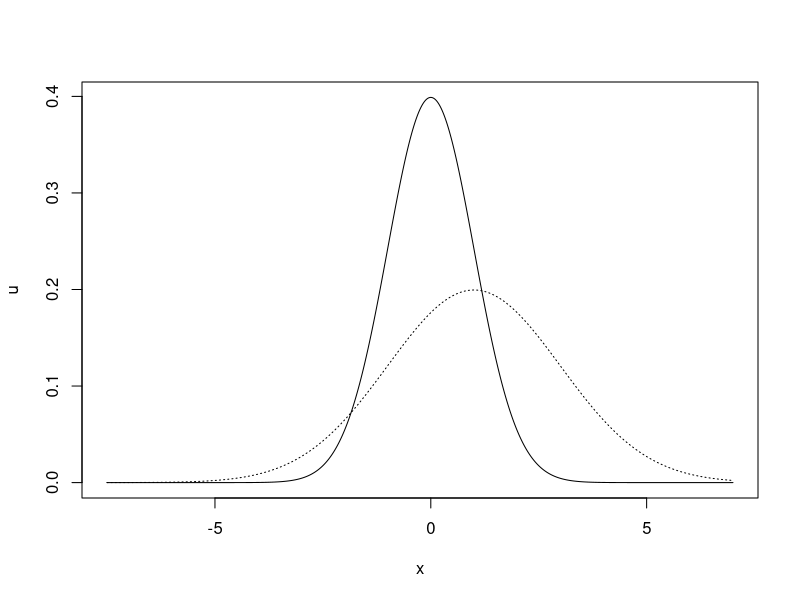
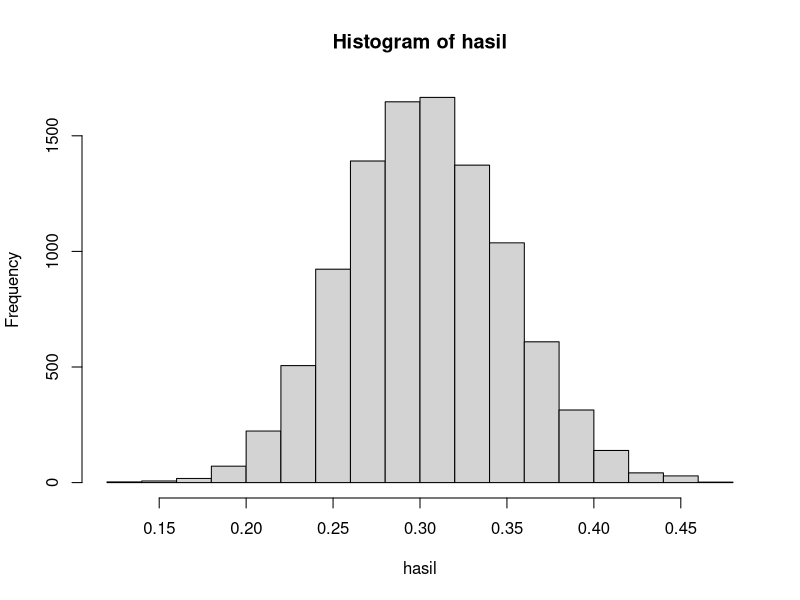
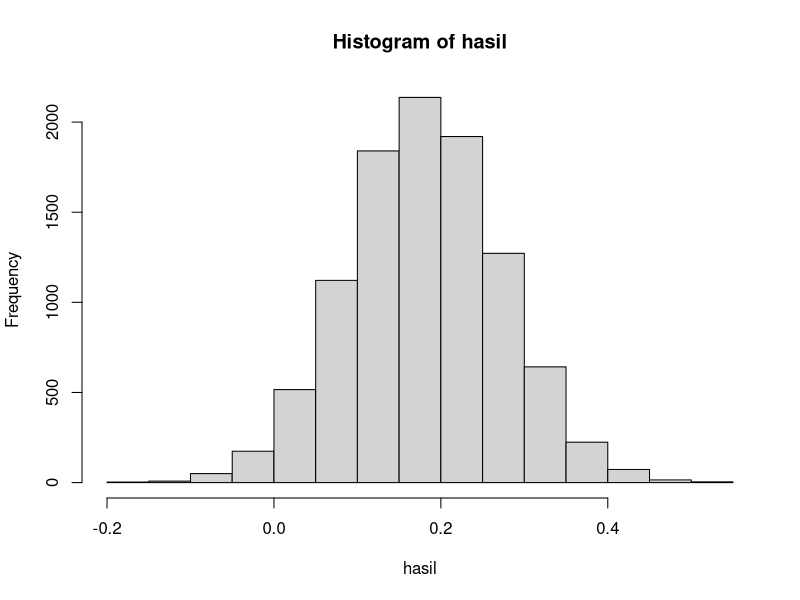
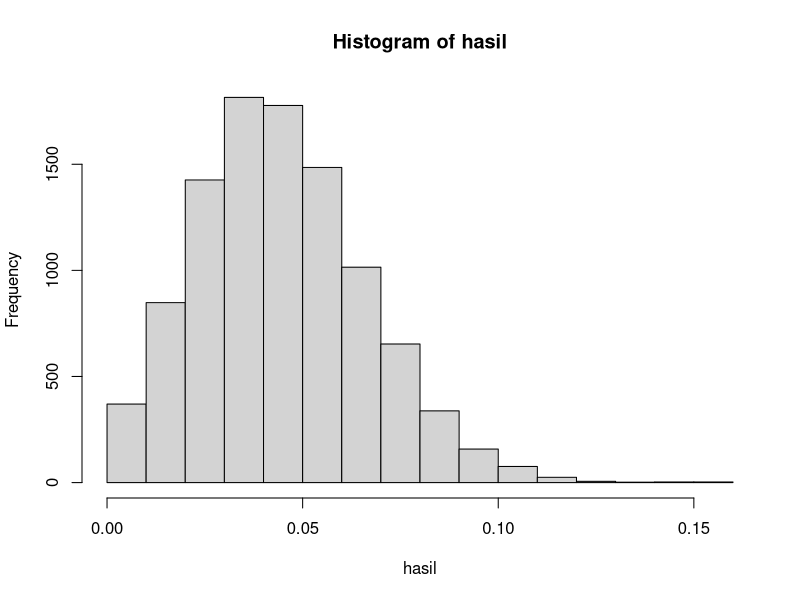
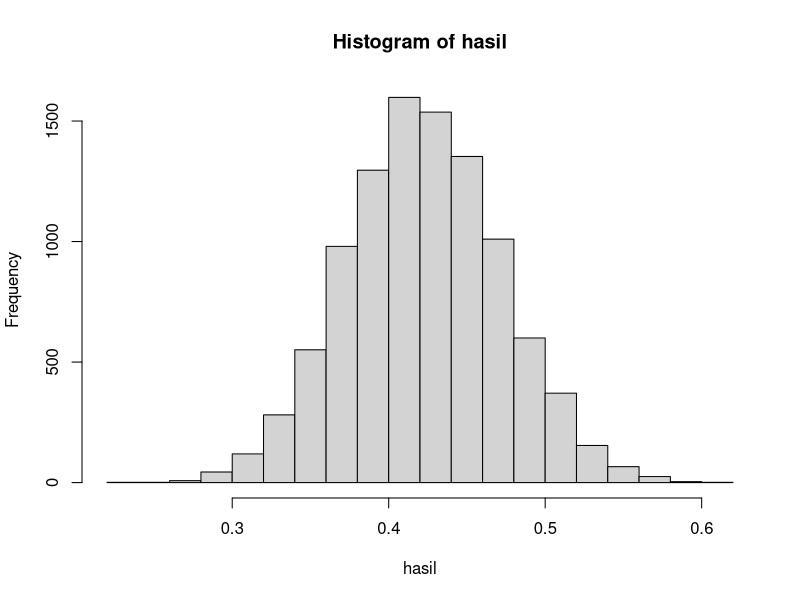
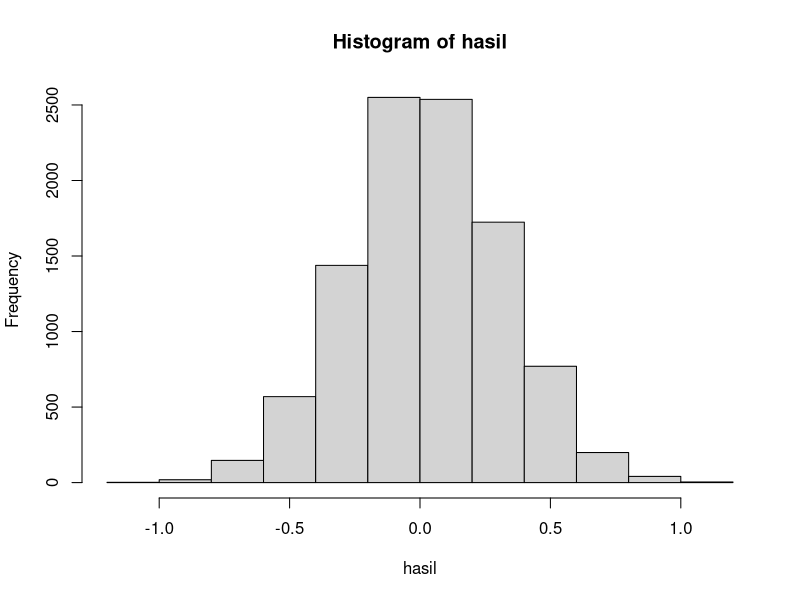
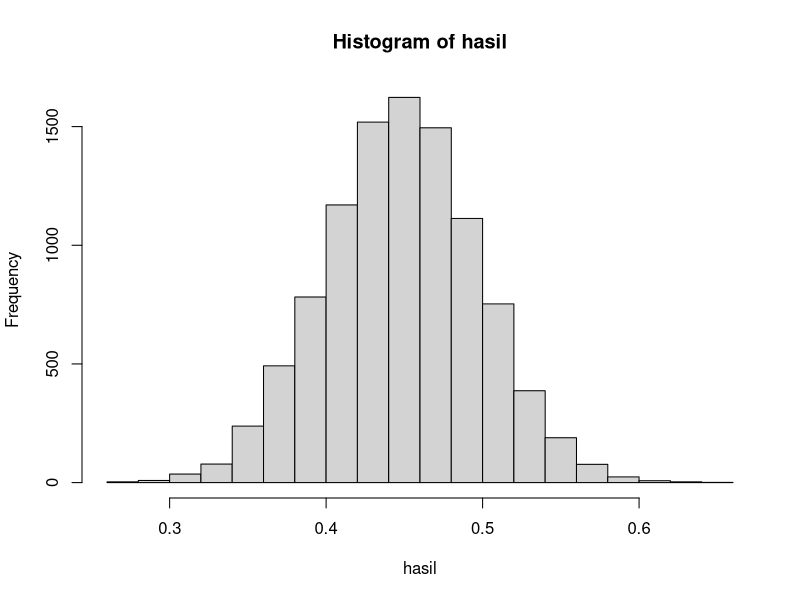
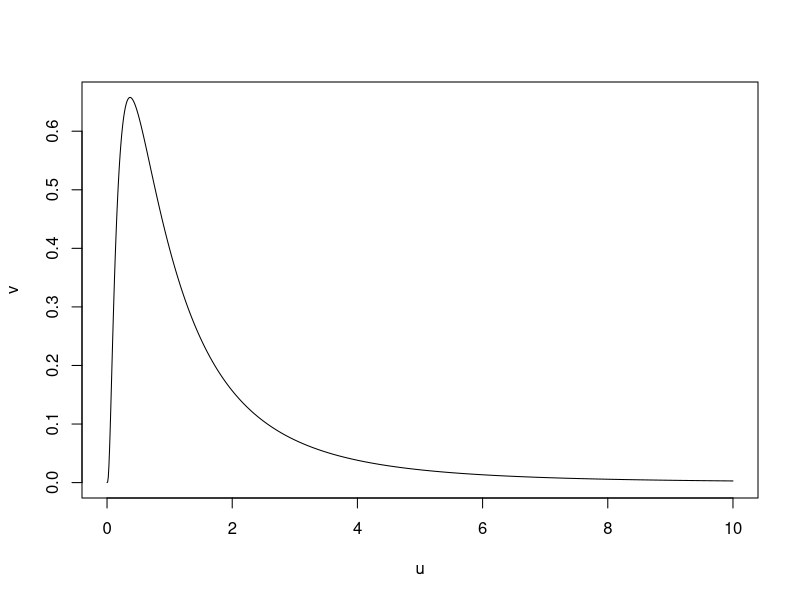

These charts were generated, in order, by the following R code:
#PETUNJUK PRAKTIKUM UNIVARIATE DISTRIBUTION

#Figure I.3.11

x = seq(-7.5, 7, by=0.01)
u = dnorm(x)
v = dnorm(x,1,2)
plot(x,u,type="l")
lines(x,v,lty=3)

dnorm(0)
#[1] 0.3989423 # titik puncak distribusi N(0,1) adalah (0, dnorm(0))
dnorm(1,1,2)
#[1] 0.1994711 # titik puncak distribusi N(1,4) adalah (1, dnorm(1,1,2))
1/sqrt(2*pi)
#[1] 0.3989423
1/sqrt(8*pi)
#[1] 0.1994711

#membuat simulasi data berdasarkan informasi Example I.3.5

simulasi = function(n,B)
{
  has = numeric(B)
  for (i in 1:B)
  {
    x = rnorm(n,0.1,0.2)
    has[i] = sum(x<0)/n
  }
  has
}

hasil = simulasi(100, 10000)
hist(hasil)
summary(hasil)

#Example

qnorm(0.95)
pnorm(1.6449)
qnorm(0.01)
pnorm(-2.3263)
pnorm(3,1,2)
pnorm(-2,1,3)

#membuat simulasi data berdasarkan informasi Example I.3.6

simulasi = function(n)
{
  x = rnorm(n,0.24, 0.2)
  y = rnorm(n,0.16, 0.1)
  has = 0.25*x + 0.75*y
  has
}

hasil = simulasi(10000)
hist(hasil)
summary(hasil)

#Probabilitas mempunyai return negatif #Example I.3.6

simulasi = function(n,B)
{
  
  has = numeric(B)
  for (i in 1:B)
  {
    R = rnorm(n, 0.18, 0.109) 
    has[i] = sum(R<0)/n
  }
  has
}

hasil = simulasi(100, 10000)
hist(hasil)
summary(hasil)

#Probabilitas mempunyai return lebih dari 20 %

simulasi = function(n,B)
{
  
  has = numeric(B)
  for (i in 1:B)
  {
    R = rnorm(n, 0.18, 0.109) 
    has[i] = sum(R>0.2)/n
  }
  has
}

hasil = simulasi(100, 10000)
hist(hasil)
summary(hasil)

#membuat simulasi data berdasarkan informasi Example I.3.7

simulasi = function(n)
{
  x = rnorm(n,0.1, 0.25)
  y = rnorm(n,0.08, 0.15)
  has = x-y
  has
}

hasil = simulasi(10000)
hist(hasil)
summary(hasil)


simulasi = function(n,B)
{
  
  has = numeric(B)
  for (i in 1:B)
  {
    R = rnorm(n, 0.02, 0.1696) 
    has[i] = sum(R<0)/n
  }
  has
}

hasil = simulasi(100, 10000)
hist(hasil)
summary(hasil)


#LOG NORMAL DISTRIBUTION

u = seq(0,10,by=0.01)
v = dlnorm(u)
plot(u,v,type="l")
w = rlnorm(1000)
summary(w)

simulasi = function(n, B)
{
  has = numeric(B)
  for (i in 1:B)
  {
    has[i] = mean(rlnorm(n))
  }
  has
}

hasil = simulasi(100,10000)
hist(hasil)
summary(hasil)

simulasi = function(n, B)
{
  has = numeric(B)
  for (i in 1:B)
  {
    has[i] = var(rlnorm(n))
  }
  has
}

hasil = simulasi(100,10000)
hist(hasil)
summary(hasil)

#normal mixture

p = 0.3
normal.mixture = function(B, p)
{
  has = numeric(B)
  for (i in 1:B)
  {
    x = rnorm(B)
    y = rnorm(B, 0, 2)
    u = runif(B)
    if (u[i] < p) has[i] = x[i] else has[i] = y[i]
  }
  has
}

hasil = normal.mixture(10000, p)
hist(hasil)
summary(hasil)
sd(hasil)

p = 0.3
normal.mixture = function(B, p)
{
  x = rnorm(B)
  y = rnorm(B, 0, 2)
  u = runif(B)
  has = x
  v = which(u>0.3)
  has[v] = y[v]
  has
}

hasil1 = normal.mixture(10000, p)
hist(hasil1)
summary(hasil1)
summary(hasil)
sd(hasil)
sd(hasil1)

#Example I.3.8

p = 0.5
normal.mixture = function(B, p)
{
  x = rnorm(B, 0, 3)
  y = rnorm(B, 0, 4)
  u = runif(B)
  has = x
  v = which(u>p)
  has[v] = y[v]
  has
}

hasil1 = normal.mixture(10000, p)
hist(hasil1)
summary(hasil1)
var(hasil1)

#Figure I.3.13

u = seq(-7, 7, by = 0.01)
x = dnorm(u)
y = dnorm(u, 0, 2)
v = 0.3*dnorm(u) + 0.7*dnorm(u,0, 2)
plot(u,x,type="l")
lines(u, y, lty=2)
lines(u,v,lty=3)

#Example I.3.9

normal.mixture = function(B, p)
{
  x = rnorm(B, 0, 0.04)
  y = rnorm(B, 0, 0.03)
  u = runif(B)
  has = x
  v = which(u>p)
  has[v] = y[v]
  has
}

B = 10000
p = 0.5
hasil1 = normal.mixture(B, p)
hist(hasil1)
summary(hasil1)



peluang = sum(hasil1 < -0.1)/B
peluang

normal.mixture2 = function(B, p)
{
  has = numeric(B)
  for (i in 1:B)
  {
    x = rnorm(B, 1, 4)
    y = rnorm(B, -2, 3)
    u = runif(B)
    if (u[i] < p) has[i] = x[i] else has[i] = y[i]
  }
  has
}

B = 10000
p = 0.25
hasil2 = normal.mixture2(B, p)
hist(hasil2)
summary(hasil2)
peluang2 = sum(hasil2< -1)/B
peluang2


normal.mixture = function(B, p)
{
  x = rnorm(B, 1, 4)
  y = rnorm(B, -2, 3)
  u = runif(B)
  has = x
  v = which(u>p)
  has[v] = y[v]
  has
}

B = 20000
p = 0.25
hasil1 = normal.mixture(B, p)
hist(hasil1)
summary(hasil1)
peluang2 = sum(hasil1 < -1)/B
peluang2
